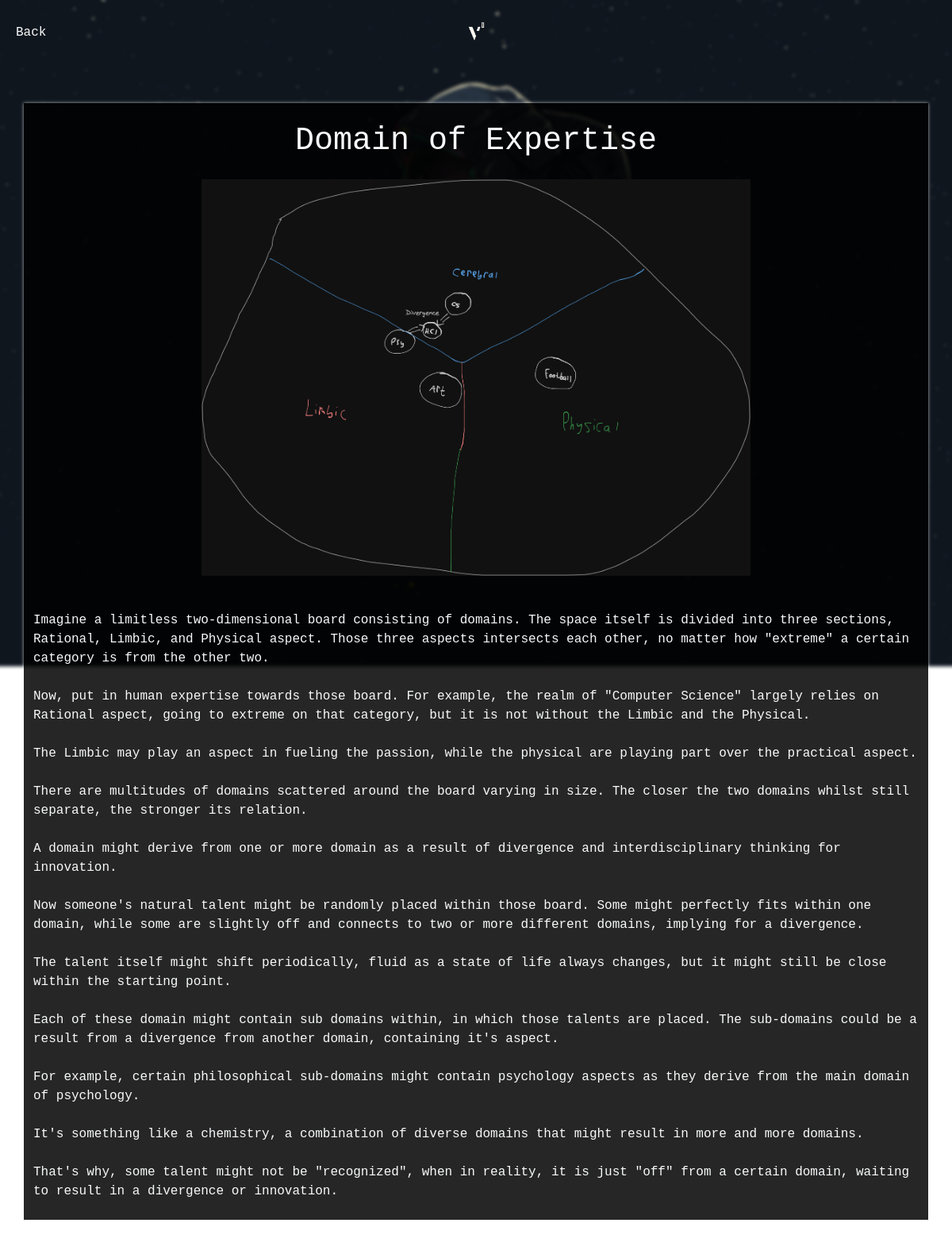
The app's page /blog-content.php?id=1 with its own data.
### tables this page shows
CREATE TABLE `blog` (
  `id` int NOT NULL,
  `title` varchar(50) NOT NULL,
  `summary` varchar(75) NOT NULL,
  `content` text NOT NULL,
  `image_path` varchar(255) NOT NULL
);

### blog-content.php (the view, shortened to what this page needs)
<!DOCTYPE html>
<html lang="en">
<head>
    <link href="https://cdn.jsdelivr.net/npm/bootstrap@5.3.3/dist/css/bootstrap.min.css" rel="stylesheet">
    <link href="../CSS/styles.css" rel="stylesheet">
</head>
<body>
    <?php
    include 'Database/connection.php';
    $id = isset($_GET['id']) ? (int)$_GET['id'] : 0;
    $query = "SELECT title, content, image_path FROM blog WHERE id = $id";
    $result = mysqli_query($connection, $query);
    if (mysqli_num_rows($result) > 0) {
        $row = mysqli_fetch_assoc($result);
    } else {
        die("Content not found.");
    }
    ?>
    <?php include 'Template/blogheader.php'; ?>
    <div class="cardcontainer container my-5">
        <h1 class="text-center text-light my-4 pt-4"><?php echo htmlspecialchars($row['title']); ?></h1>
        <?php if (!empty($row['image_path'])): ?>
            <div class="image-container" style="text-align: center; margin-bottom: 20px;">
                <img src="<?php echo htmlspecialchars($row['image_path']); ?>" class="img-fluid" style="max-width: 80%; height: 500px; display: inline-block;" alt="<?php echo htmlspecialchars($row['title']); ?>">
            </div>
        <?php endif; ?>
        <div class="text-light py-4"><?php echo nl2br(htmlspecialchars($row['content'])); ?></div>
    </div>
</body>
</html>

### CSS/styles.css (style rules this page uses)
body { font-family: 'Courier New', monospace; }

### blog-content.php (style rules this page uses)
.image-container { text-align: center; margin-bottom: 20px; }
.cardcontainer { background-color: rgba(0, 0, 0, 0.85); box-shadow: 0px 0px 4px rgba(255, 255, 255, 0.7); }

### records on screen
blog: title "Domain of Expertise", image_path (picture), content "Imagine a limitless two-dimensional board consisting of domains. The space itself is divided into three sections, Rational, Limbic, and Physical aspect. Those three aspects intersects each other, no matter how \"extreme\" a certain category is from the other two. Now, put in human expertise towards those board. For example, the realm of \"Computer Science\" largely relies on Rational aspect, going to extreme on that category, but it is not without the Limbic and the Physical. The Limbic may play an aspect in fueling the passion, while the physical are playing part over the practical aspect. There are multitudes of domains scattered around the board varying in size. The closer the two domains…"
